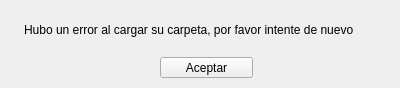
<?xml version="1.0" encoding="UTF-8"?>
<ui version="4.0">
 <class>Form</class>
 <widget class="QWidget" name="Form">
  <property name="geometry">
   <rect>
    <x>0</x>
    <y>0</y>
    <width>400</width>
    <height>88</height>
   </rect>
  </property>
  <property name="windowTitle">
   <string>Form</string>
  </property>
  <widget class="QPushButton" name="aceptar">
   <property name="geometry">
    <rect>
     <x>160</x>
     <y>57</y>
     <width>93</width>
     <height>21</height>
    </rect>
   </property>
   <property name="text">
    <string>Aceptar</string>
   </property>
  </widget>
  <widget class="QLabel" name="label">
   <property name="geometry">
    <rect>
     <x>24</x>
     <y>20</y>
     <width>361</width>
     <height>20</height>
    </rect>
   </property>
   <property name="text">
    <string>Hubo un error al cargar su carpeta, por favor intente de nuevo</string>
   </property>
  </widget>
 </widget>
 <resources/>
 <connections/>
</ui>
